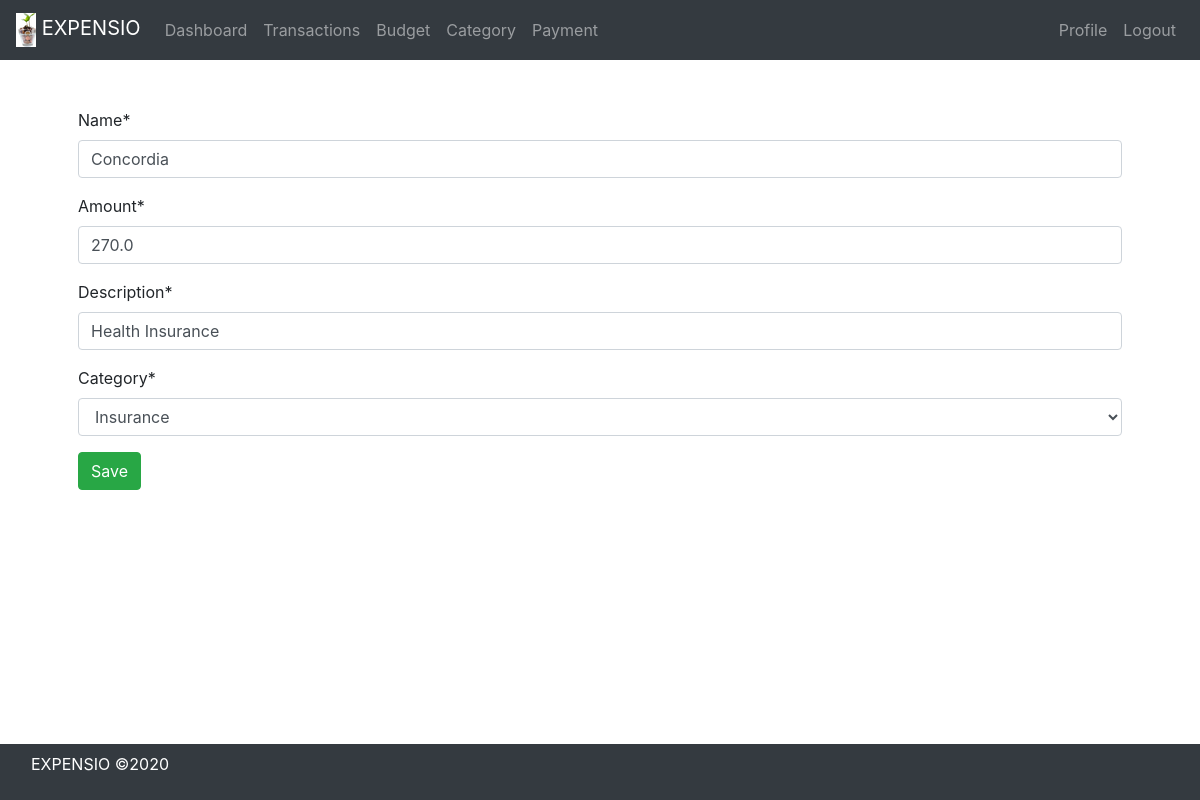
The page /budget/1/budgetedit (signed in) on the database its author committed.
### budget/models.py (models this page shows, shortened)
class Budget(models.Model):
    name = models.CharField(max_length=50)
    amount = models.FloatField(null=True)
    description = models.CharField(max_length=200)
    created_date = models.DateTimeField(auto_now_add=True)
    user = models.ForeignKey("auth.User", on_delete=models.CASCADE)
    category = models.ForeignKey(Category, on_delete=models.CASCADE, null=True)

### category/models.py (models this page shows, shortened)
class Category(models.Model):
    name = models.CharField(max_length=100)
    created_date = models.DateTimeField(auto_now_add=True)
    user = models.ForeignKey("auth.User", on_delete=models.CASCADE)
    """
    Returns self.name instead of object.object
    """
    def __str__(self):
        return str(self.name)

### budget/views.py (the view)
class BudgetEditView(UpdateView):
    model = Budget
    fields = ("name", "amount", "description", "category")
    success_url = "/budget"
    template_name = "budget/budget_add.html"
    def get_form(self, *args, **kwargs):
        form = super(BudgetEditView, self).get_form(*args, **kwargs)
        form.fields["category"].queryset = Category.objects.filter(
            user=self.request.user
        )
        return form
    def get_object(self, *args, **kwargs):
        budget_found = super(BudgetEditView, self).get_object(*args, **kwargs)
        if not budget_found.user == self.request.user:
            raise Http404
        return budget_found

### budget/templates/budget/budget_add.html (shortened to what this page needs)
{% extends 'base.html' %}
{% load crispy_forms_tags %}
{% block content %}
    <form method="post">
        {{ form | crispy }}
        <button type="submit" class="btn btn-success">Save</button>
    </form>
{% endblock %}

### rows shown on the page
Budget: name "Concordia", amount "270.0", description "Health Insurance", category "Insurance"
